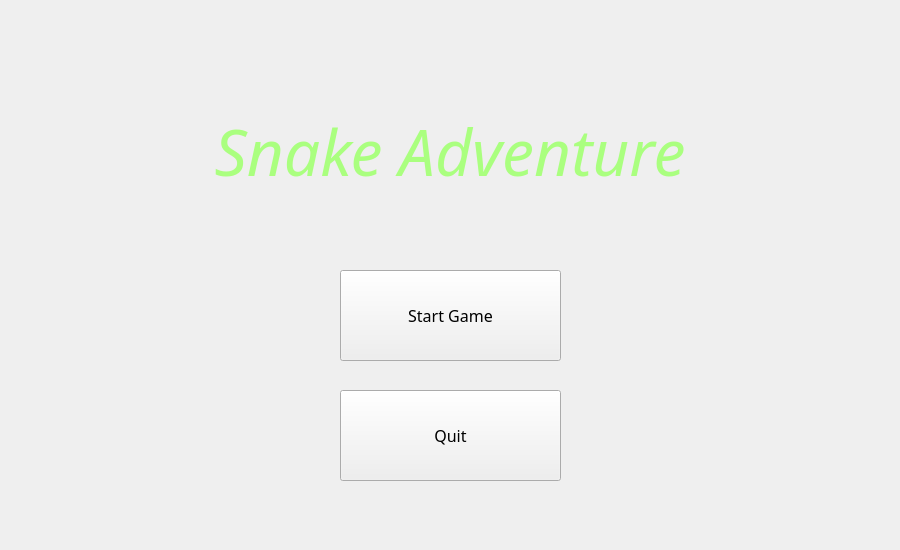
<?xml version="1.0" encoding="UTF-8"?>
<ui version="4.0">
 <class>MainWindow</class>
 <widget class="QMainWindow" name="MainWindow">
  <property name="geometry">
   <rect>
    <x>0</x>
    <y>0</y>
    <width>900</width>
    <height>550</height>
   </rect>
  </property>
  <property name="windowTitle">
   <string>贪吃蛇</string>
  </property>
  <property name="styleSheet">
   <string notr="true"/>
  </property>
  <widget class="QWidget" name="centralWidget">
   <widget class="QPushButton" name="btnStart">
    <property name="geometry">
     <rect>
      <x>340</x>
      <y>270</y>
      <width>221</width>
      <height>91</height>
     </rect>
    </property>
    <property name="font">
     <font>
      <family>Book Antiqua</family>
      <pointsize>12</pointsize>
     </font>
    </property>
    <property name="text">
     <string>Start Game</string>
    </property>
   </widget>
   <widget class="QPushButton" name="btnQuit">
    <property name="geometry">
     <rect>
      <x>340</x>
      <y>390</y>
      <width>221</width>
      <height>91</height>
     </rect>
    </property>
    <property name="font">
     <font>
      <family>Book Antiqua</family>
      <pointsize>12</pointsize>
     </font>
    </property>
    <property name="styleSheet">
     <string notr="true"/>
    </property>
    <property name="text">
     <string>Quit</string>
    </property>
   </widget>
   <widget class="QLabel" name="label">
    <property name="geometry">
     <rect>
      <x>80</x>
      <y>-20</y>
      <width>740</width>
      <height>341</height>
     </rect>
    </property>
    <property name="font">
     <font>
      <family>Brush Script MT</family>
      <pointsize>48</pointsize>
      <italic>true</italic>
     </font>
    </property>
    <property name="acceptDrops">
     <bool>false</bool>
    </property>
    <property name="styleSheet">
     <string notr="true">color: rgb(170, 255, 127);</string>
    </property>
    <property name="text">
     <string>Snake Adventure</string>
    </property>
    <property name="alignment">
     <set>Qt::AlignCenter</set>
    </property>
   </widget>
  </widget>
 </widget>
 <layoutdefault spacing="6" margin="11"/>
 <resources/>
 <connections>
  <connection>
   <sender>btnQuit</sender>
   <signal>clicked()</signal>
   <receiver>MainWindow</receiver>
   <slot>close()</slot>
   <hints>
    <hint type="sourcelabel">
     <x>310</x>
     <y>262</y>
    </hint>
    <hint type="destinationlabel">
     <x>319</x>
     <y>197</y>
    </hint>
   </hints>
  </connection>
  <connection>
   <sender>btnStart</sender>
   <signal>clicked()</signal>
   <receiver>MainWindow</receiver>
   <slot>close()</slot>
   <hints>
    <hint type="sourcelabel">
     <x>310</x>
     <y>87</y>
    </hint>
    <hint type="destinationlabel">
     <x>319</x>
     <y>197</y>
    </hint>
   </hints>
  </connection>
 </connections>
</ui>
